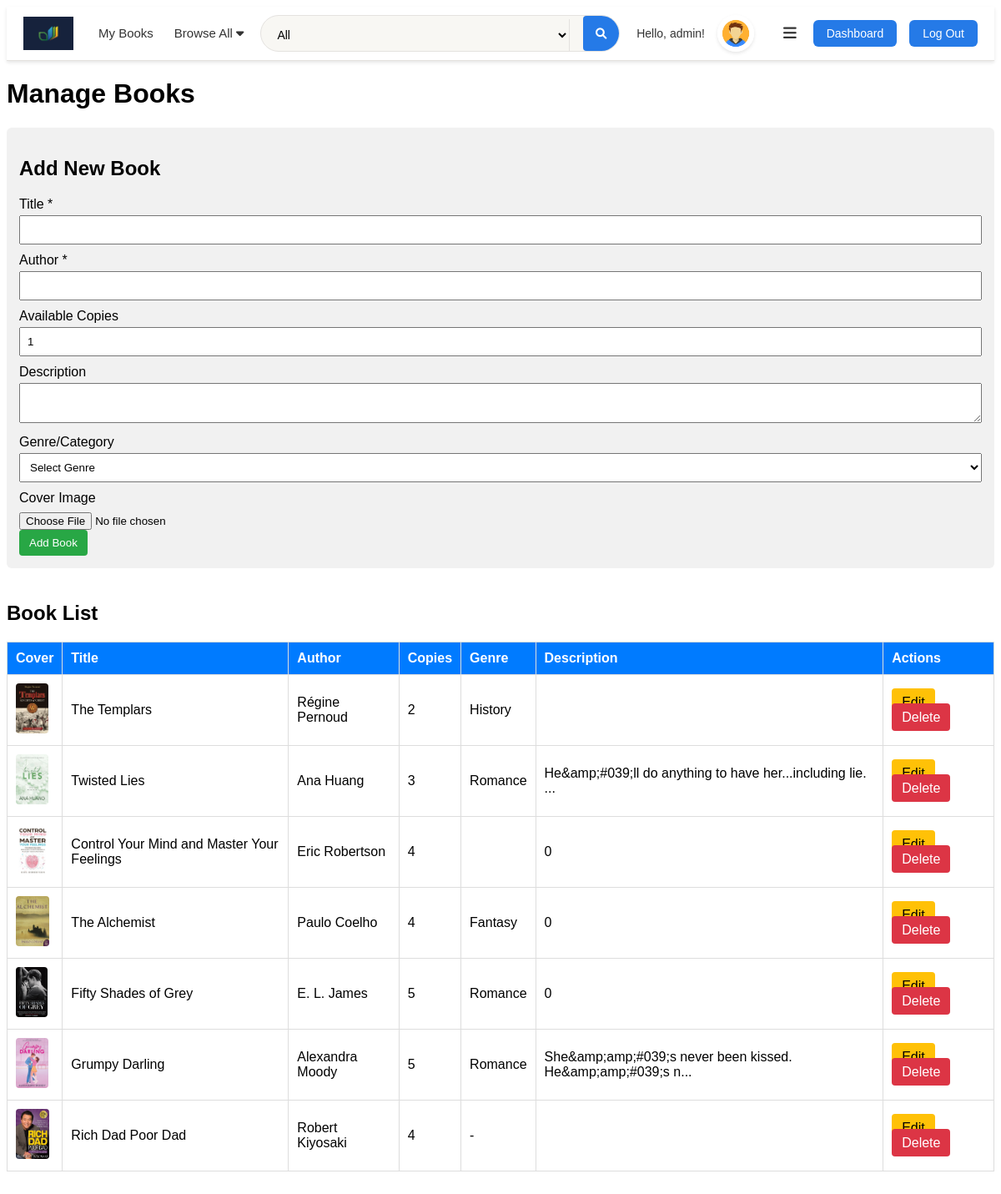
/manage_books1.php (signed in), run on the app's committed database.
### tables this page shows
CREATE TABLE IF NOT EXISTS `users` (
  `id` int NOT NULL AUTO_INCREMENT,
  `username` varchar(50) NOT NULL,
  `email` varchar(100) NOT NULL,
  `password` varchar(255) NOT NULL,
  `created_at` timestamp NULL DEFAULT CURRENT_TIMESTAMP,
  `role` varchar(10) DEFAULT 'user',
  `avatar` varchar(255) DEFAULT NULL,
  PRIMARY KEY (`id`),
  UNIQUE KEY `email` (`email`)
);

CREATE TABLE IF NOT EXISTS `books` (
  `id` int NOT NULL AUTO_INCREMENT,
  `title` varchar(100) NOT NULL,
  `author` varchar(100) NOT NULL,
  `cover_image` varchar(255) DEFAULT NULL,
  `image` varchar(255) DEFAULT NULL,
  `is_borrowed` tinyint(1) DEFAULT '0',
  `copies` int NOT NULL DEFAULT '1',
  `isbn` varchar(20) DEFAULT NULL,
  `description` text,
  `genre` varchar(100) DEFAULT NULL,
  `readable_file` varchar(255) DEFAULT NULL,
  PRIMARY KEY (`id`)
);

### manage_books1.php (the view, shortened to what this page needs)
<?php
include 'header.php';
$result = $conn->query("SELECT * FROM books ORDER BY id DESC");
$editBook = null;
?>
<!DOCTYPE html>
<html lang="en">
<head>
</head>
<body>
<div class="container">
    <h1>Manage Books</h1>
    <form method="post" enctype="multipart/form-data">
        <h2><?= $editBook ? "Edit Book" : "Add New Book" ?></h2>
        <label for="title">Title *</label>
        <input type="text" id="title" name="title" required value="<?= $editBook ? htmlspecialchars($editBook['title']) : '' ?>" />
        <label for="author">Author *</label>
        <input type="text" id="author" name="author" required value="<?= $editBook ? htmlspecialchars($editBook['author']) : '' ?>" />
        <label for="copies">Available Copies</label>
        <input type="number" id="copies" name="copies" min="0" value="<?= $editBook ? intval($editBook['copies']) : 1 ?>" />
        <label for="description">Description</label>
        <textarea id="description" name="description"><?= $editBook ? htmlspecialchars($editBook['description']) : '' ?></textarea>
        <label for="genre">Genre/Category</label>
        <select id="genre" name="genre">
            <option value="">Select Genre</option>
        </select>
        <label for="image">Cover Image <?= $editBook && $editBook['image'] ? '(upload to replace existing)' : '' ?></label>
        <input type="file" id="image" name="image" accept="image/*" />
        <br>
        <button type="submit"><?= $editBook ? "Update Book" : "Add Book" ?></button>
    </form>
    <h2>Book List</h2>
    <table>
        <thead>
            <tr>
                <th>Cover</th>
                <th>Title</th>
                <th>Author</th>
                <th>Copies</th>
                <th>Genre</th>
                <th>Description</th>
                <th>Actions</th>
            </tr>
        </thead>
        <tbody>
            <?php while ($book = $result->fetch_assoc()): ?>
                <tr>
                    <td>
                        <?php if (!empty($book['image']) && file_exists($book['image'])): ?>
                            <img src="<?= htmlspecialchars($book['image']) ?>" class="thumb" alt="Book Image" />
                        <?php else: ?>
                            N/A
                        <?php endif; ?>
                    </td>
                    <td><?= htmlspecialchars($book['title']) ?></td>
                    <td><?= htmlspecialchars($book['author']) ?></td>
                    <td><?= intval($book['copies']) ?></td>
                    <td><?= htmlspecialchars($book['genre'] ?? '-') ?></td>
                    <td><?= htmlspecialchars(mb_strimwidth($book['description'] ?? '', 0, 60, "...")) ?></td>
                    <td>
                        <a href="?edit=<?= $book['id'] ?>" class="button edit">Edit</a>
                        <a href="?delete=<?= $book['id'] ?>" class="button delete" onclick="return confirm('Are you sure you want to delete this book?');">Delete</a>
                    </td>
                </tr>
            <?php endwhile; ?>
        </tbody>
    </table>
</div>
</body>
</html>

### header.php (shortened to what this page needs)
<?php
require 'db_connection.php';
$current_lang = $_GET['lang'] ?? $_SESSION['language'] ?? 'en';
include($current_lang=='mn' ? 'mn.php' : 'en.php');
$username = $_SESSION['username'] ?? 'Guest';
$stmt = $conn->prepare("SELECT avatar FROM users WHERE username=?");
$stmt->bind_param("s", $username);
$stmt->execute();
$stmt->bind_result($userAvatarPath);
$is_admin = (($_SESSION['role'] ?? null) === 'admin') || !empty($_SESSION['is_admin']);
?>
<!DOCTYPE html>
<html lang="<?= $current_lang ?>">
<head>
<link rel="stylesheet" href="css/style.css" />
<link rel="stylesheet" href="css/header.css" />
<link rel="stylesheet" href="https://cdnjs.cloudflare.com/ajax/libs/font-awesome/6.0.0-beta3/css/all.min.css" />
</head>
<body>
<header class="new-header">
  <div class="header-left">
    <a href="index.php" class="logo"><img src="logo.jpg" alt="<?= $lang['logo'] ?? 'Logo' ?>" /></a>
    <nav class="main-nav">
      <ul>
        <li><a href="mybooks.php"><?= $lang['my_books'] ?? 'My Books' ?></a></li>
        <li class="dropdown">
          <a href="#" class="dropbtn"><?= $lang['browse_all'] ?? 'Browse' ?> <i class="fas fa-caret-down"></i></a>
        </li>
      </ul>
    </nav>
  </div>
  <div class="header-center">
    <div class="search-container">
      <select class="search-dropdown" id="searchType">
        <option value="all"><?= $lang['all'] ?? 'All' ?></option>
      </select>
      <input type="text" id="searchInput" class="search-input" placeholder="<?= $lang['search_placeholder'] ?? 'Search...' ?>" />
      <button id="searchButton" class="search-button"><i class="fas fa-search"></i></button>
    </div>
  </div>
  <div class="header-right">
    <?php if (isset($_SESSION['username'])): ?>
      <span class="header-greeting"><?= $lang['hello_user'] ?? 'Hello' ?>, <?= htmlspecialchars($_SESSION['username']) ?>!</span>
      <div id="avatarContainer" title="<?= $lang['edit_avatar'] ?? 'Edit Avatar' ?>">
        <img src="<?= htmlspecialchars($userAvatarPath) ?>" alt="Avatar" id="headerAvatar" />
      </div>
      <button id="userMenuToggle" class="hamburger-btn" aria-label="User menu" title="User menu">
        <i class="fas fa-bars"></i>
      </button>
      <?php if ($is_admin): ?>
        <a href="dashboard.php" class="header-btn"><?= $lang['dashboard'] ?? 'Dashboard' ?></a>
      <?php endif; ?>
      <a href="logout.php" class="header-btn"><?= $lang['log_out'] ?? 'Log Out' ?></a>
    <?php else: ?>
      <a href="login.php" class="header-btn"><?= $lang['log_in'] ?? 'Log In' ?></a>
      <a href="signup.php" class="header-btn"><?= $lang['sign_up'] ?? 'Sign Up' ?></a>
    <?php endif; ?>
  </div>
</header>
</body>
</html>

### css/header.css (style rules this page uses)
.new-header { display: flex; align-items: center; justify-content: space-between; padding: 10px 20px; background: #fff; border-bottom: 1px solid #e4e2df; box-shadow: 0 2px 4px rgba(0,0,0,0.1); }
.header-left { display: flex; align-items: center; gap: 30px; }
.header-center { flex: 1; max-width: 500px; margin: 0 20px; }
.header-right { display: flex; align-items: center; gap: 15px; }
.logo, .logo img, #logo, #logo img, .header-logo, .header-logo img { max-height: 40px !important; max-width: 200px !important; width: auto !important; height: auto !important; object-fit: contain !important; display: block !important; }
.logo { display: flex !important; align-items: center !important; text-decoration: none !important; }
.main-nav ul { list-style: none; margin: 0; padding: 0; display: flex; gap: 25px; }
.main-nav a { color: #333; text-decoration: none; font-weight: 500; font-size: 15px; padding: 8px 0; transition: color 0.2s ease; }
.dropdown { position: relative; }
.search-container { display: flex; background: #f8f7f3; border-radius: 25px; overflow: hidden; border: 1px solid #e4e2df; }
.search-dropdown { border: none; background: none; padding: 10px 15px; font-size: 14px; border-right: 1px solid #e4e2df; outline: none; }
.search-input { flex: 1; border: none; background: none; padding: 10px 15px; font-size: 14px; outline: none; }
.search-button { border: none; background: #257ae7; color: white; padding: 10px 15px; cursor: pointer; transition: background 0.2s ease; }
#avatarContainer { position: relative; width: 40px; height: 40px; border-radius: 50%; overflow: hidden; cursor: pointer; margin-right: 15px; border: 2px solid #fff; box-shadow: 0 2px 4px rgba(0,0,0,0.1); transition: all 0.2s ease; }
#headerAvatar { width: 100%; height: 100%; object-fit: cover; border-radius: 50%; display: block; }
.header-greeting { font-size: 14px; color: #333; font-weight: 500; white-space: nowrap; }
.header-right { position: relative; }
.header-btn { background: #257ae7; color: white; padding: 8px 16px; border-radius: 6px; text-decoration: none; font-size: 14px; font-weight: 500; transition: background 0.2s ease; white-space: nowrap; }
#userMenuToggle { background: none; border: none; font-size: 18px; color: #333; cursor: pointer; padding: 5px; border-radius: 4px; transition: background 0.2s; position: relative; }

### manage_books1.php (style rules this page uses)
body { font-family: Arial, sans-serif; }
table { width: 100%; border-collapse: collapse; margin-bottom: 30px; }
th, td { border: 1px solid #ddd; padding: 10px; text-align: left; }
th { background-color: #007BFF; color: white; }
a.button, button { background-color: #28a745; color: white; padding: 8px 12px; text-decoration: none; border: none; border-radius: 4px; cursor:pointer; }
a.button.edit { background-color: #ffc107; color: black; }
a.button.delete { background-color: #dc3545; }
form { background:#f1f1f1; padding: 15px; border-radius:6px; margin-bottom: 40px; }
label { display: block; margin-top: 10px; }
input[type=text], input[type=number], textarea, select { width: 100%; padding: 8px; box-sizing: border-box; margin-top: 4px; }
input[type=file] { margin-top: 8px; }
img.thumb { max-width: 60px; max-height: 60px; object-fit: cover; border-radius: 4px; }

### data on the page
users: avatar (picture)
books: image (picture), title "The Templars", author "Régine Pernoud", copies "2", genre "History"
books: image (picture), title "Twisted Lies", author "Ana Huang", copies "3", genre "Romance", description "He&amp;#039;ll do anything to have her...including lie. ..."
books: image (picture), title "Control Your Mind and Master Your Feelings", author "Eric Robertson", copies "4", description "0"
books: image (picture), title "The Alchemist", author "Paulo Coelho", copies "4", genre "Fantasy", description "0"
books: image (picture), title "Fifty Shades of Grey", author "E. L. James", copies "5", genre "Romance", description "0"
books: image (picture), title "Grumpy Darling", author "Alexandra Moody", copies "5", genre "Romance", description "She&amp;amp;#039;s never been kissed. He&amp;amp;#039;s n..."
books: image (picture), title "Rich Dad Poor Dad", author "Robert Kiyosaki", copies "4", genre "-"

### other printed values
$lang['my_books'] "My Books"
$lang['browse_all'] "Browse All"
$lang['hello_user'] "Hello"
$_SESSION['username'] "admin"
$lang['dashboard'] "Dashboard"
$lang['log_out'] "Log Out"
form field value "All"
